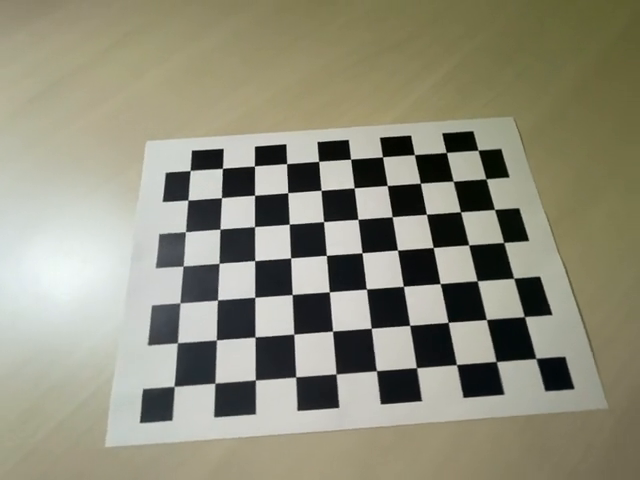
#> input picture frame 78 of chessboard.mp4, 640 x 480 px
$ python camera_calibrator.py
#> lines starting #> are read from the running program, lines starting #| are printed output that depends on the picture; after the words box and inside, x2 and y2 are one past the last pixel; in counts of white or black regions, pixels touching at a corner belong together
### component/chessboard_calibration.py
import cv2 as cv
import numpy as np

def select_img(video_file, board_pattern, select_all=False):
    # Open a video
#> called with video_file = 'chessboard.mp4', board_pattern = (10, 7), select_all = False
    video = cv.VideoCapture(video_file)
    assert video.isOpened()

    # Select images
    img_select = []
    while True:
        # Grab an images from the video
        valid, img = video.read()
#> img is the input picture: shape (480, 640, 3); mean B, G, R 123.1, 141.5, 143.2
        if not valid:
            break

        if select_all:
            img_select.append(img)
        else:
            # Show the image
            display = img.copy()
            cv.putText(display, f'Selected img: {len(img_select)}', (10, 25), cv.FONT_HERSHEY_DUPLEX, 0.8, (0, 255, 0))
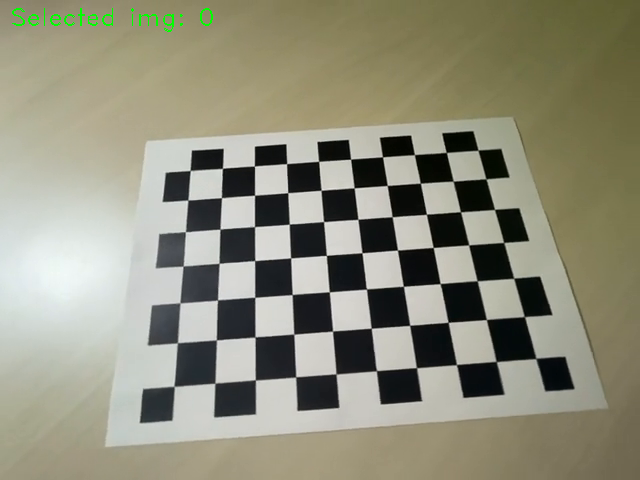
#> display: shape (480, 640, 3); 0.22% of pixels changed, all inside (x1, y1, x2, y2) = (12, 8, 213, 32)
            cv.imshow('Camera Calibration', display)

            # Process the key event
            key = cv.waitKey(10)
#> (key Esc is pressed here)
            if key == ord(' '):             # Space: Pause and show corners
                # 'complete' is assigned a boolean value (True or False) indicating whether all corners are found.
                # 'pts' is assigned the coordinates of the corners of the chessboard.
                gray = cv.cvtColor(img, cv.COLOR_BGR2GRAY)
                complete, pts = cv.findChessboardCorners(gray, board_pattern)
                cv.drawChessboardCorners(display, board_pattern, pts, complete)
                cv.imshow('Camera Calibration', display)
                key = cv.waitKey()
                if key == ord('\r'):
                    img_select.append(img) # Enter: Select the image
            if key == 27:                  # ESC: Exit (Complete image selection)
                break

    cv.destroyAllWindows()
    return img_select

# [21 lines left out: function calib_chessboard, not called in this run]

### camera_calibrator.py
import component.chessboard_calibration as cc
import component.distortion_correction as dc

video_file = 'chessboard.mp4'
board_pattern = (10, 7)
board_cellsize = 0.025

img_select = cc.select_img(video_file, board_pattern)
#> (the run stopped early here; a loop or call above may not have finished)

$ run again, starting later in the video
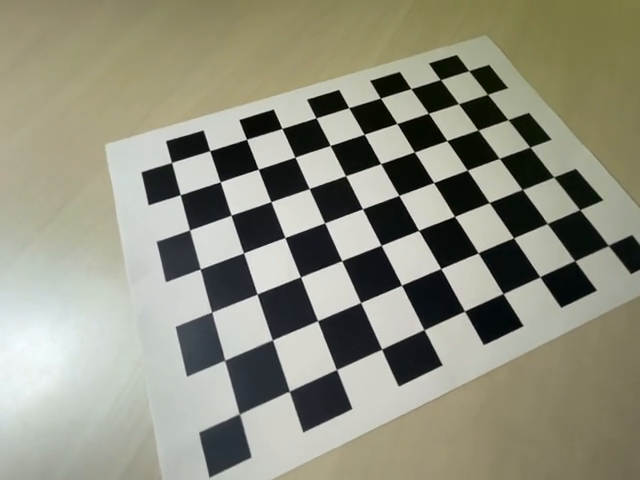
#> input picture frame 355 of chessboard.mp4, 640 x 480 px
#> in select_img, img is the input picture: shape (480, 640, 3); mean B, G, R 126.5, 143, 143.3
#> in select_img, `cv.putText(display, f'Selected img: {len(img_select)}', (10, 25), cv.F..`:
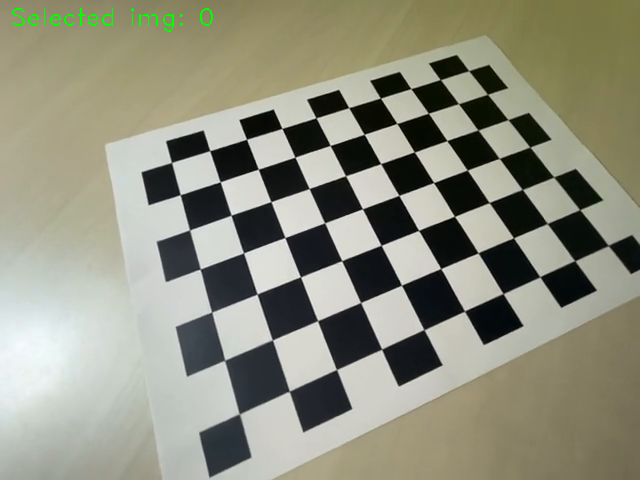
#> display: shape (480, 640, 3); 0.22% of pixels changed, all inside (x1, y1, x2, y2) = (12, 8, 213, 32)

$ run again, starting later in the video
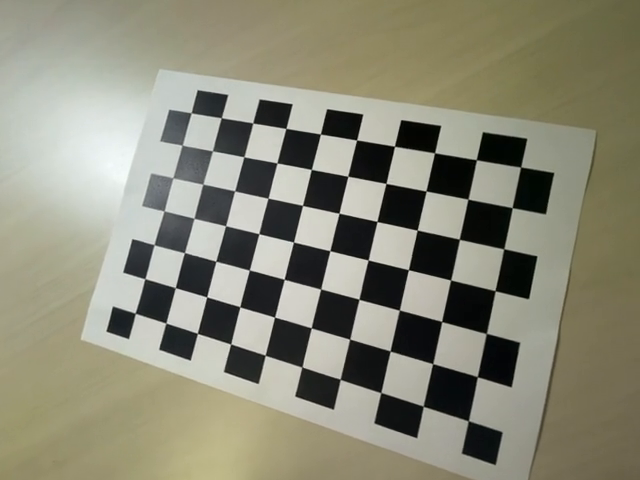
#> input picture frame 631 of chessboard.mp4, 640 x 480 px
#> in select_img, img is the input picture: shape (480, 640, 3); mean B, G, R 118.8, 136.6, 137.8
#> in select_img, `cv.putText(display, f'Selected img: {len(img_select)}', (10, 25), cv.F..`:
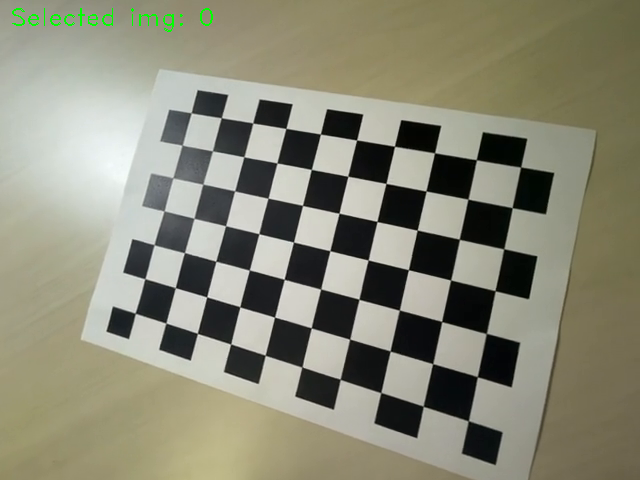
#> display: shape (480, 640, 3); 0.22% of pixels changed, all inside (x1, y1, x2, y2) = (12, 8, 213, 32)
